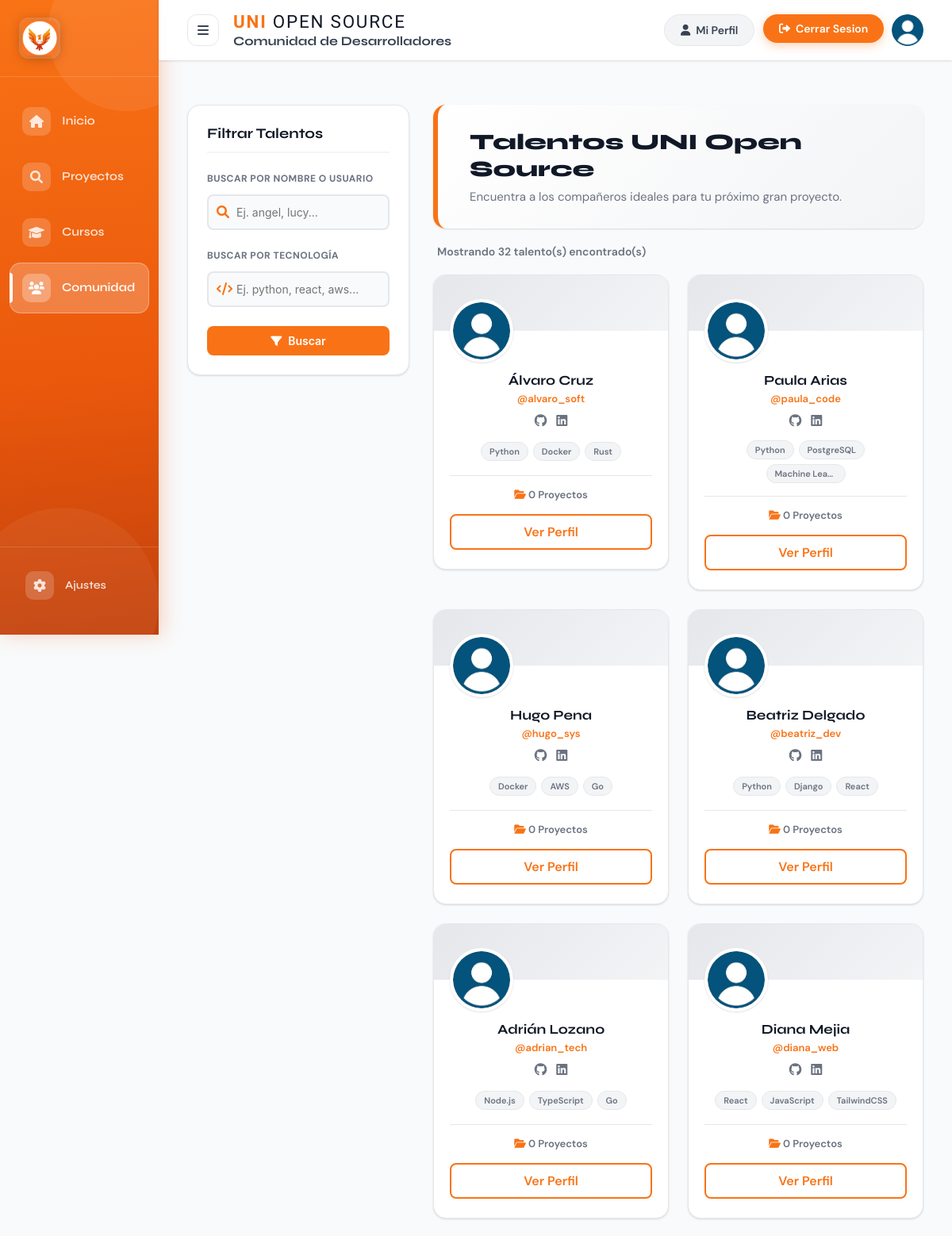
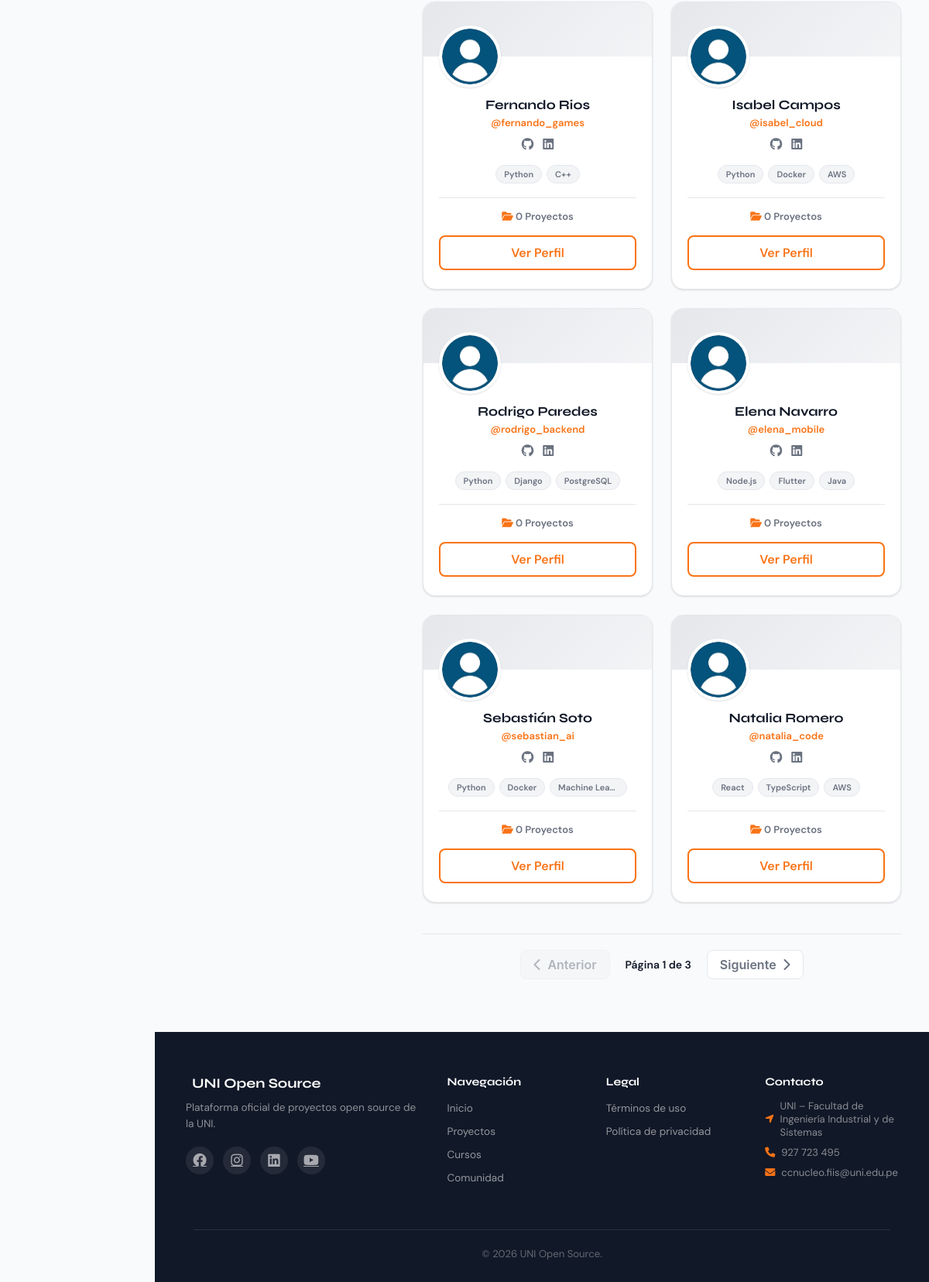
Page /comunidad/ (signed in) on the committed database (2 pictures, top to bottom).
### accounts/models.py (models this page shows, shortened)
class Technology(models.Model):
    nombre = models.CharField(max_length=50, unique=True)

### community/views.py (the view)
# urls.py: path("", views.community_list_view, name="list"),
@login_required(login_url="accounts:login")
def community_list_view(request):
    search_query = request.GET.get('search', '').strip()
    skill_query = request.GET.get('skill', '').strip()
    developers = User.objects.filter(
        is_active=True,
        is_superuser=False
    ).exclude(id=request.user.id).select_related('profile').prefetch_related('profile__tecnologias', 'owned_projects')
    if search_query:
        developers = developers.filter(
            Q(username__icontains=search_query) |
            Q(first_name__icontains=search_query) |
            Q(last_name__icontains=search_query)
        )
    if skill_query:
        developers = developers.filter(
            Q(profile__tecnologias__nombre__icontains=skill_query)
        )
    developers = developers.distinct().order_by('-date_joined', 'id')
    paginator = Paginator(developers, 12)
    page_number = request.GET.get('page', 1)
    page_obj = paginator.get_page(page_number)
    return render(
        request,
        "web/pages/community/community_page.html",
        {
            "active_section": "community", # Para que el Sidebar se pinte de naranja
            "page_title": "Comunidad de Desarrolladores",
            "page_obj": page_obj,
            "search_query": search_query,
            "skill_query": skill_query,
        }
    )

### web/templates/web/pages/community/community_page.html (shortened to what this page needs)
{% extends 'web/layouts/app_layout.html' %}
{% load static %}
{% block extra_css %}
<link rel="stylesheet" href="{% static 'web/css/pages/community.css' %}">
{% endblock %}
{% block content %}
{% static 'web/img/avatar.jpg' as default_avatar %}
<div class="community-wrapper">
    <aside class="community-sidebar">
        <h3 class="filter-title">Filtrar Talentos</h3>
        <form method="GET" action="{% url 'community:list' %}" class="community-filter-form">
            <div class="filter-group">
                <label for="search-dev">BUSCAR POR NOMBRE O USUARIO</label>
                <div class="search-input-wrapper">
                    <i class="fas fa-search"></i>
                    <input type="text" id="search-dev" name="search" value="{{ search_query }}"
                        placeholder="Ej. angel, lucy...">
                </div>
            </div>
            <div class="filter-group">
                <label for="search-tech">BUSCAR POR TECNOLOGÍA</label>
                <div class="search-input-wrapper">
                    <i class="fas fa-code"></i>
                    <input type="text" id="search-tech" name="skill" value="{{ skill_query }}"
                        placeholder="Ej. python, react, aws...">
                </div>
            </div>
            <div class="filter-actions">
                <button type="submit" class="btn-filter-submit"><i class="fas fa-filter"></i> Buscar</button>
            </div>
        </form>
    </aside>
    <main class="community-main">
        <div class="community-header-banner">
            <h1>Talentos UNI Open Source</h1>
            <p>Encuentra a los compañeros ideales para tu próximo gran proyecto.</p>
        </div>
        <div class="community-controls">
            <span id="results-count" class="results-count">
                Mostrando {{ page_obj.paginator.count }} talento(s) encontrado(s)
            </span>
        </div>
        <div class="community-grid" id="community-grid">
            {% for dev in page_obj %}
            <div class="dev-card">
                <div class="dev-card-header"></div>
                <div class="dev-card-body">
                    {% if dev.profile.avatar %}
                    <img src="{{ dev.profile.avatar.url }}" onerror="this.onerror=null;this.src='{{ default_avatar }}';" alt="{{ dev.username }}" class="dev-avatar">
                    {% else %}
                    <img src="{{ default_avatar }}" alt="Avatar" class="dev-avatar">
                    {% endif %}
                    <h3 class="dev-name">{% if dev.first_name %}{{ dev.first_name }} {{ dev.last_name }}{% else %}{{
                        dev.username }}{% endif %}</h3>
                    <p class="dev-username">@{{ dev.username }}</p>
                    <div class="dev-social-links">
                        {% if dev.profile.github %}
                        <a href="{{ dev.profile.github }}" target="_blank" rel="noopener noreferrer" title="GitHub"
                            class="social-icon"><i class="fab fa-github"></i></a>
                        {% endif %}
                        {% if dev.profile.linkedin %}
                        <a href="{{ dev.profile.linkedin }}" target="_blank" rel="noopener noreferrer" title="LinkedIn"
                            class="social-icon"><i class="fab fa-linkedin"></i></a>
                        {% endif %}
                    </div>
                    <div class="dev-tech-tags">
                        {% if dev.profile.tecnologias.all %}
                        {% for tech in dev.profile.tecnologias.all|slice:":3" %}
                        <span class="mini-tag" title="{{ tech.nombre }}">{{ tech.nombre }}</span>
                        {% endfor %}
                        {% else %}
                        <span class="mini-tag empty-tag">Sin tecnologías</span>
                        {% endif %}
                    </div>
                    <div class="dev-stats">
                        <span title="Proyectos">
                            <i class="fas fa-folder-open" style="color: var(--orange-primary);"></i>
                            {{ dev.owned_projects.count|default:"0" }} Proyectos
                        </span>
                    </div>
                    <a href="{% url 'community:profile' dev.username %}" class="btn-view-dev">Ver Perfil</a>
                </div>
            </div>
            {% empty %}
            <div class="no-devs">
                <i class="fas fa-search-minus fa-3x" style="color: var(--orange-primary); margin-bottom: 15px;"></i>
                <h3>No se encontraron desarrolladores</h3>
                <p>Intenta con otros términos de búsqueda.</p>
            </div>
            {% endfor %}
        </div>
        {% if page_obj.has_other_pages %}
        <div class="pagination-container" id="pagination-controls">
            {% if page_obj.has_previous %}
            <a href="?search={{ search_query }}&skill={{ skill_query }}&page={{ page_obj.previous_page_number }}"
                class="btn-page"><i class="fas fa-chevron-left"></i> Anterior</a>
            {% else %}
            <span class="btn-page disabled"><i class="fas fa-chevron-left"></i> Anterior</span>
            {% endif %}
            <span class="page-info">Página {{ page_obj.number }} de {{ page_obj.paginator.num_pages }}</span>
            {% if page_obj.has_next %}
            <a href="?search={{ search_query }}&skill={{ skill_query }}&page={{ page_obj.next_page_number }}"
                class="btn-page">Siguiente <i class="fas fa-chevron-right"></i></a>
            {% else %}
            <span class="btn-page disabled">Siguiente <i class="fas fa-chevron-right"></i></span>
            {% endif %}
        </div>
        {% endif %}
    </main>
    {% endblock %}

### web/static/web/css/styles.css (style rules this page uses)
:root { --orange-primary: #f97316; --orange-dark: #ea580c; --orange-deeper: #c2410c; --orange-light: #fff7ed; --orange-soft: #fed7aa; --orange-tag: #fbbf24; --sidebar-width: 200px; --white: #ffffff; --gray-50: #f9fafb; --gray-100: #f3f4f6; --gray-200: #e5e7eb; --gray-300: #d1d5db; --gray-400: #9ca3af; --gray-500: #6b7280; --gray-700: #374151; --gray-900: #111827; --error-red: #ef4444; --success-green: #22c55e; --placeholder: #9ca3af; --radius-sm: 8px; --radius-md: 14px; --radius-lg: 20px; --radius-xl: 28px; --radius-full: 9999px; --shadow-sm: 0 1px 3px rgba(0, 0, 0, .08), 0 1px 2px rgba(0, 0, 0, .06); --shadow-md: 0 4px 16px rgba(0, 0, 0, .10); --shadow-lg: 0 10px 30px rgba(0, 0, 0, .12); --shadow-xl: 0 20px 50px rgba(0, 0, 0, .18); --shadow-orange: 0 8px 24px rgba(249, 115, 22, .35); --ease-out-cubic: cubic-bezier(0.33, 1, 0.68, 1); --ease-out-back: cubic-bezier(0.34, 1.56, 0.64, 1); --ease-spring: cubic-bezier(0.175, 0.885, 0.32, 1.275); --transition-fast: 0.15s var(--ease-out-cubic); --transition-base: 0.25s var(--ease-out-cubic); --transition-smooth: 0.35s var(--ease-out-cubic); --transition-spring: 0.4s var(--ease-spring); --lift-sm: translateY(-2px); --lift-md: translateY(-5px); --lift-lg: translateY(-8px); }
*, *::before, *::after { box-sizing: border-box; margin: 0; padding: 0; }
html { scroll-behavior: smooth; overscroll-behavior-y: none; }
body { font-family: 'DM Sans', sans-serif; background: var(--gray-50); color: var(--gray-900); display: flex; min-height: 100vh; overflow-x: hidden; }
h1, h2, h3, h4, h5 { font-family: 'Syne', sans-serif; font-weight: 700; }
a { transition: color var(--transition-fast), background-color var(--transition-fast), border-color var(--transition-fast), transform var(--transition-fast), box-shadow var(--transition-fast), opacity var(--transition-fast); }
button, .btn, input[type="submit"], input[type="button"], .btn-primary, .btn-secondary, .btn-login-top, .btn-reg-top { transition: color var(--transition-base), background-color var(--transition-base), border-color var(--transition-base), transform var(--transition-base), box-shadow var(--transition-base), filter var(--transition-base), opacity var(--transition-base); will-change: transform; }
input, select, textarea { transition: border-color var(--transition-base), box-shadow var(--transition-base), background-color var(--transition-base); }

### web/static/web/css/themes.css (style rules this page uses)
body, body *, body *::before, body *::after { transition: background-color 0.3s cubic-bezier(0.33, 1, 0.68, 1), border-color 0.3s cubic-bezier(0.33, 1, 0.68, 1), color 0.2s cubic-bezier(0.33, 1, 0.68, 1), box-shadow 0.3s cubic-bezier(0.33, 1, 0.68, 1); }
body { --app-bg: var(--gray-50); --app-text: var(--gray-900); --text-primary: var(--gray-900); --text-secondary: var(--gray-500); --bg-main: var(--gray-50); --bg-secondary: var(--gray-100); --bg-card: var(--white); --border-color: var(--gray-200); }
html, body { background: var(--app-bg) !important; color: var(--app-text) !important; }

### web/static/web/css/layouts.css (style rules this page uses)
:root { --topbar-height: 68px; overscroll-behavior-y: none; }

### rows in the picture
Technology: nombre "Python"
Technology: nombre "Docker"
Technology: nombre "Rust"
Technology: nombre "PostgreSQL"
Technology: nombre "Machine Lea…"
Technology: nombre "AWS"
Technology: nombre "Go"
Technology: nombre "Django"
Technology: nombre "React"
Technology: nombre "Node.js"
Technology: nombre "TypeScript"
Technology: nombre "JavaScript"
Technology: nombre "TailwindCSS"
Technology: nombre "C++"
Technology: nombre "Flutter"
Technology: nombre "Java"

### other values in the picture
{{ page_title|default:'Panel' }} "Comunidad de Desarrolladores"
{{ page_obj.paginator.count }} "32"
{{ dev.first_name }} "Álvaro"
{{ dev.last_name }} "Cruz"
{{ dev.username }} "alvaro_soft"
{{ dev.owned_projects.count|default:"0" }} "0"
{{ dev.first_name }} "Paula"
{{ dev.last_name }} "Arias"
{{ dev.username }} "paula_code"
{{ dev.first_name }} "Hugo"
{{ dev.last_name }} "Pena"
{{ dev.username }} "hugo_sys"
{{ dev.first_name }} "Beatriz"
{{ dev.last_name }} "Delgado"
{{ dev.username }} "beatriz_dev"
